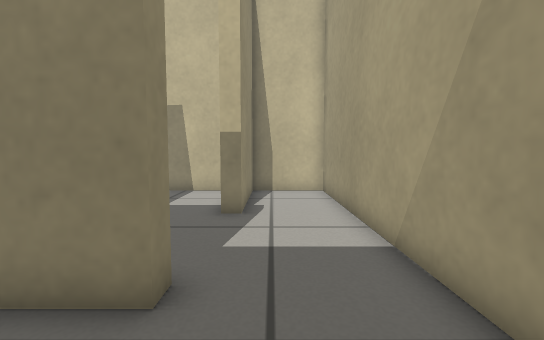
View 1 (above)

18 first-person views from a walk through a robot-simulator world made for Gazebo. The camera is 0.46 m above the floor, tilts 4° down and sees 90° across. The floor is counted in squares, 0.25 m on a side. Each view is taken from the middle of a square. On the plan, view 1 faces up. The plan holds only what a view shows up to about 15 squares ahead; the rest is blank.

View 2
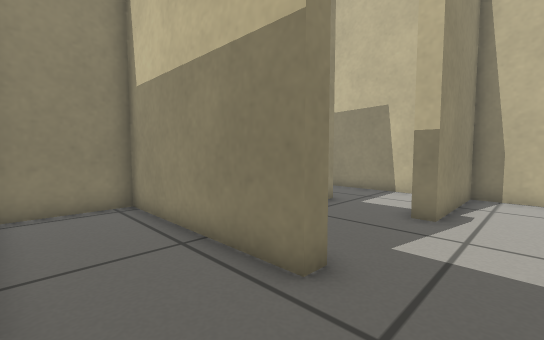

View 3
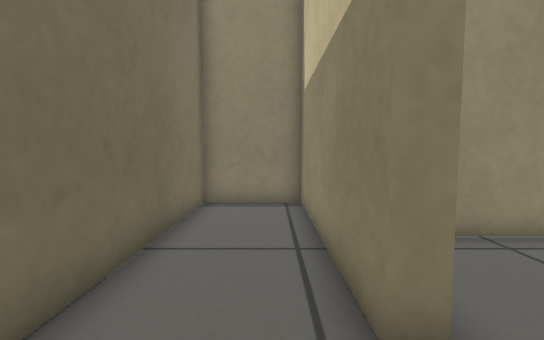

View 4
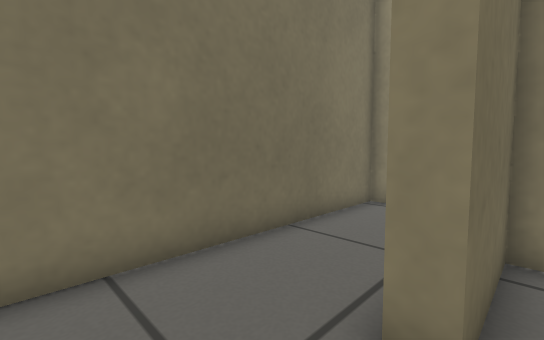

View 5
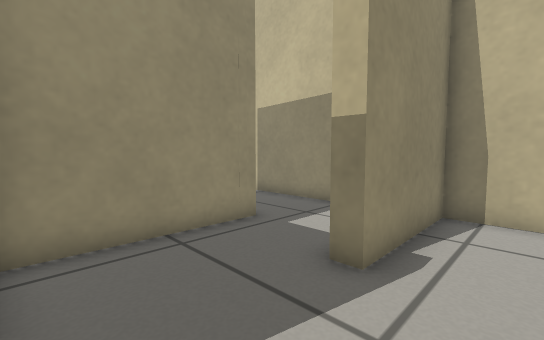

View 6
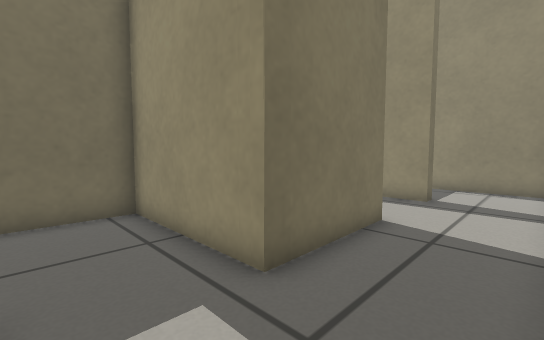

View 7
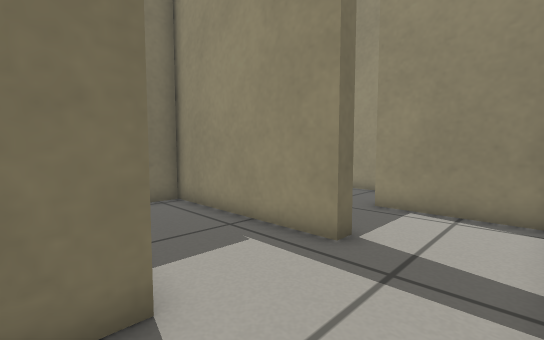

View 8
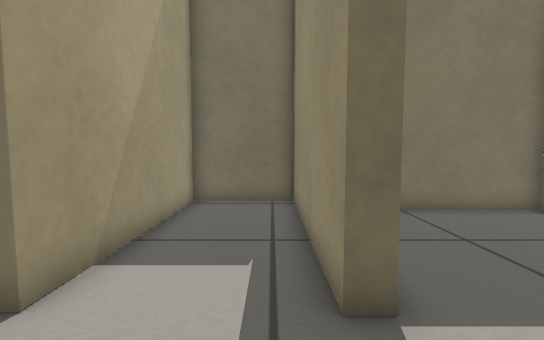

View 9
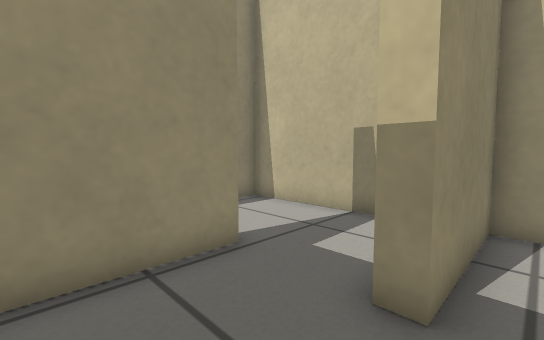

View 10
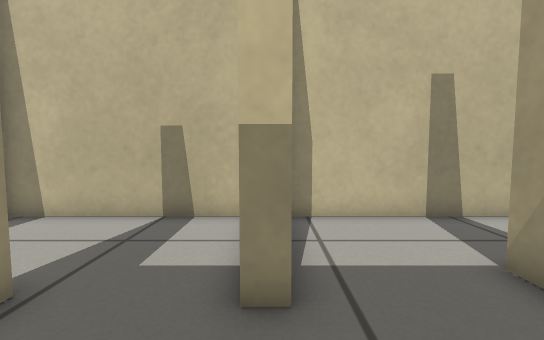

View 11
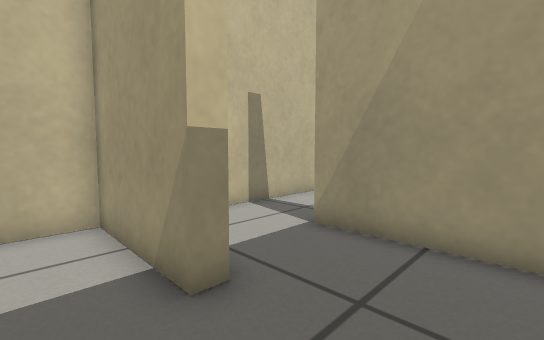

View 12
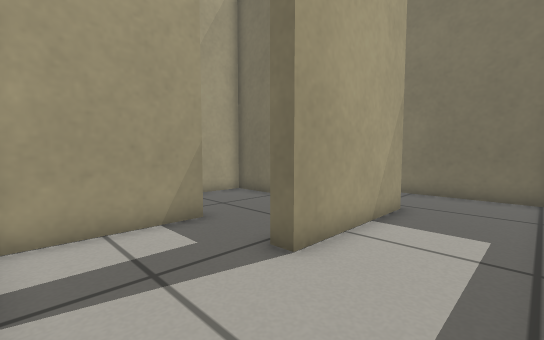

View 13
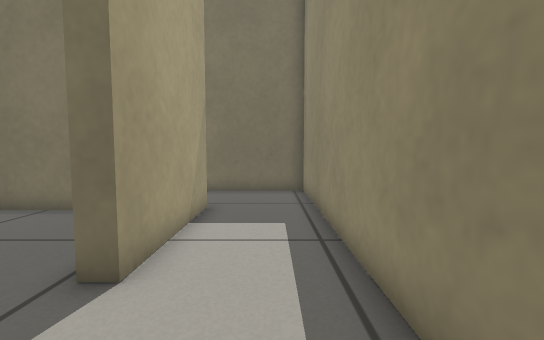

View 14
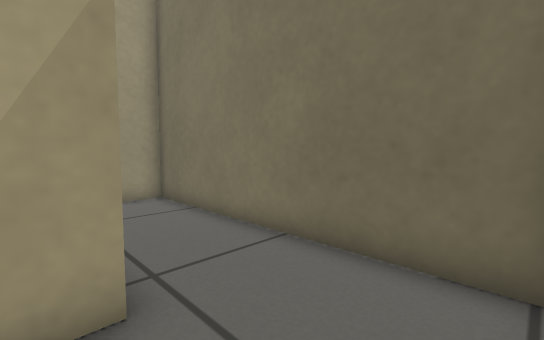

View 15
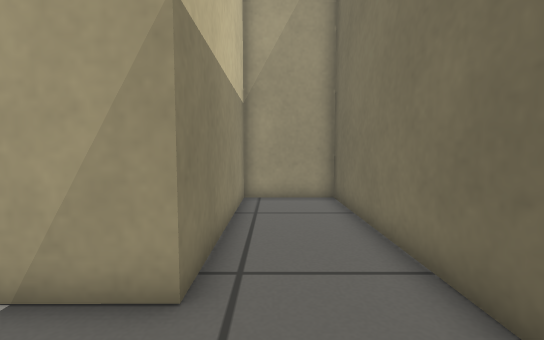

View 16
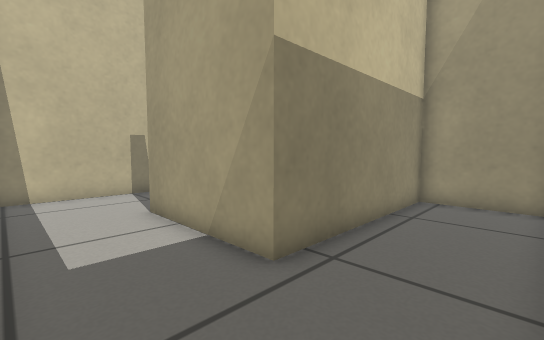

View 17
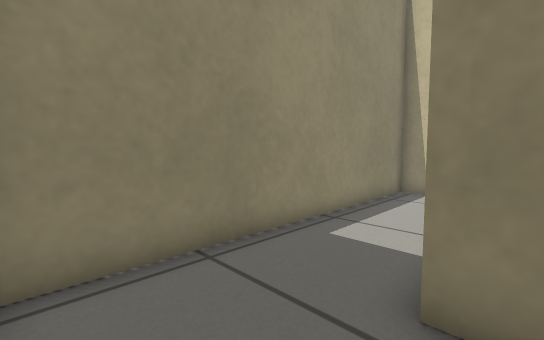

View 18
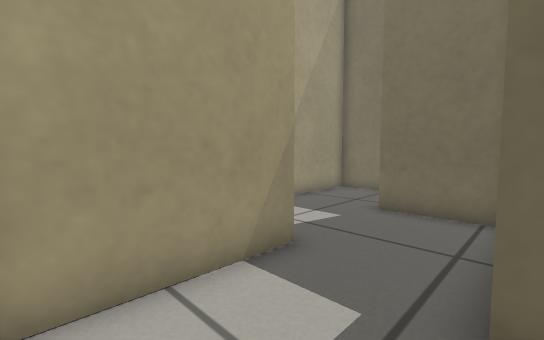

### Floor plan
Points are (right, up) in squares from view 1. A wall is a line through its corners. A room is listed if a view was taken in it or the views show most of it. See-through windows are left out.
Room 1 (views 1, 2, 3)
walls: (-1.4, 3) (-8.5, 3) (-8.5, -0.4) (2.4, -0.4) (2.4, 2.6)
ways out: opening at (0, 3.5) to room 2
Room 2 (views 4, 5)
walls: (-4.7, 9.1) (-4.7, 3.6) (-1.4, 3.6) (-1.4, 3); (2.4, 2.6) (2.4, 12.5) (-0.9, 12.5) (-0.9, 7.9) (-1.5, 7.9) (-1.5, 9.4)
ways out: opening at (0, 3.5) to room 1; opening at (-3, 8.5) to room 3
Room 3 (views 6, 7, 8, 18)
walls: (-13.4, 8.9) (-12.8, 9) (-12.8, 1.8); (-2.3, 12.5) (-13.6, 12.5); (-1.5, 9.4) (-1.5, 12.1); (-12.8, 2.2) (-9.1, 2.2) (-9.1, 9) (-4.7, 9.1)
ways out: opening at (-3, 8.5) to room 2; opening at (-13, 11) to room 7
Room 4 (views 9, 10)
walls: (-16.8, 8.1) (-17.4, 8.1); (-17.6, 3.6) (-13.4, 3.6) (-13.4, 8.9)
ways out: opening at (-17, 6.5) to room 5; opening at (-15, 9) to room 7
Room 5 (view 11)
walls: (-17.4, 8.1) (-17.4, 12.5) (-21.4, 12.5); (-20.9, 8.3) (-20.3, 8.3) (-20.3, 3.6) (-17.6, 3.6)
ways out: opening at (-17, 6.5) to room 4; opening at (-20.5, 10.5) to room 6
Room 6 (views 12, 13, 14, 15, 16, 17)
walls: (-21.4, 12.5) (-24.4, 12.5) (-24.4, -0.4) (-13.4, -0.4) (-13.4, 3) (-20.9, 3) (-20.9, 8.3)
ways out: opening at (-20.5, 10.5) to room 5
Room 7 (no view inside)
walls: (-13.6, 12.5) (-16.8, 12.5) (-16.8, 8.1)
ways out: opening at (-13, 11) to room 3; opening at (-15, 9) to room 4

Positions as (right, up) in squares from view 1, and headings:
1: (0, 0), facing up
2: (1, 0), facing up-left
3: (1, 2), facing left
4: (1, 4), facing down-left
5: (1, 4), facing up-left
6: (-2, 12), facing down-left
7: (-8, 12), facing down-left
8: (-12, 12), facing down
9: (-16, 5), facing up-left
10: (-17, 5), facing up
11: (-19, 5), facing up-right
12: (-24, 12), facing down-right
13: (-23, 12), facing down
14: (-24, 4), facing down-right
15: (-24, 2), facing right
16: (-24, 0), facing up-right
17: (-20, 0), facing up-left
18: (-5, 12), facing down-right
